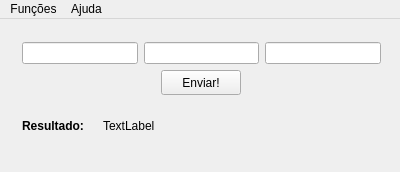
<?xml version="1.0" encoding="UTF-8"?>
<ui version="4.0">
 <class>MainWindow</class>
 <widget class="QMainWindow" name="MainWindow">
  <property name="geometry">
   <rect>
    <x>0</x>
    <y>0</y>
    <width>400</width>
    <height>172</height>
   </rect>
  </property>
  <property name="windowTitle">
   <string>Dia do Mês!</string>
  </property>
  <widget class="QWidget" name="centralWidget">
   <widget class="QWidget" name="">
    <property name="geometry">
     <rect>
      <x>11</x>
      <y>12</y>
      <width>381</width>
      <height>131</height>
     </rect>
    </property>
    <layout class="QVBoxLayout" name="verticalLayout">
     <item>
      <layout class="QHBoxLayout" name="horizontalLayout">
       <item>
        <widget class="QLineEdit" name="lineEdit_2"/>
       </item>
       <item>
        <widget class="QLineEdit" name="lineEdit_3"/>
       </item>
       <item>
        <widget class="QLineEdit" name="lineEdit"/>
       </item>
      </layout>
     </item>
     <item alignment="Qt::AlignHCenter">
      <widget class="QPushButton" name="pushButton">
       <property name="maximumSize">
        <size>
         <width>80</width>
         <height>25</height>
        </size>
       </property>
       <property name="text">
        <string>Enviar!</string>
       </property>
      </widget>
     </item>
     <item>
      <layout class="QHBoxLayout" name="horizontalLayout_2">
       <item>
        <widget class="QLabel" name="label">
         <property name="maximumSize">
          <size>
           <width>75</width>
           <height>16777215</height>
          </size>
         </property>
         <property name="text">
          <string>&lt;html&gt;&lt;head/&gt;&lt;body&gt;&lt;p&gt;&lt;span style=&quot; font-weight:600;&quot;&gt;Resultado:&lt;/span&gt;&lt;/p&gt;&lt;/body&gt;&lt;/html&gt;</string>
         </property>
        </widget>
       </item>
       <item>
        <widget class="QLabel" name="label_4">
         <property name="text">
          <string>TextLabel</string>
         </property>
        </widget>
       </item>
      </layout>
     </item>
    </layout>
   </widget>
  </widget>
  <widget class="QMenuBar" name="menuBar">
   <property name="geometry">
    <rect>
     <x>0</x>
     <y>0</y>
     <width>400</width>
     <height>20</height>
    </rect>
   </property>
   <widget class="QMenu" name="menuFun_es">
    <property name="title">
     <string>Funções</string>
    </property>
    <addaction name="actionAno_Bissexto"/>
   </widget>
   <widget class="QMenu" name="menuAjuda">
    <property name="title">
     <string>Ajuda</string>
    </property>
    <addaction name="actionSobre"/>
   </widget>
   <addaction name="menuFun_es"/>
   <addaction name="menuAjuda"/>
  </widget>
  <action name="actionAno_Bissexto">
   <property name="text">
    <string>Ano Bissexto</string>
   </property>
  </action>
  <action name="actionSobre">
   <property name="text">
    <string>Sobre</string>
   </property>
  </action>
 </widget>
 <layoutdefault spacing="6" margin="11"/>
 <resources/>
 <connections/>
</ui>
